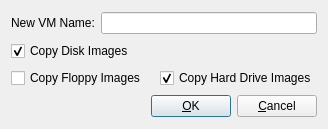
<ui version="4.0" >
 <author>Andrey Rijov</author>
 <class>Copy_VM_Window</class>
 <widget class="QDialog" name="Copy_VM_Window" >
  <property name="geometry" >
   <rect>
    <x>0</x>
    <y>0</y>
    <width>328</width>
    <height>129</height>
   </rect>
  </property>
  <property name="windowTitle" >
   <string>Copy VM</string>
  </property>
  <layout class="QGridLayout" name="gridLayout" >
   <item row="0" column="0" >
    <widget class="QLabel" name="Label_Name" >
     <property name="text" >
      <string>New VM Name:</string>
     </property>
     <property name="buddy" >
      <cstring>Edit_New_VM_Name</cstring>
     </property>
    </widget>
   </item>
   <item row="0" column="1" colspan="2" >
    <widget class="QLineEdit" name="Edit_New_VM_Name" />
   </item>
   <item row="1" column="0" colspan="2" >
    <widget class="QCheckBox" name="CH_Copy_Disk_Images" >
     <property name="text" >
      <string>Copy Disk Images</string>
     </property>
     <property name="checked" >
      <bool>true</bool>
     </property>
    </widget>
   </item>
   <item row="2" column="0" colspan="2" >
    <widget class="QCheckBox" name="CH_Copy_Floppy" >
     <property name="text" >
      <string>Copy Floppy Images</string>
     </property>
    </widget>
   </item>
   <item row="2" column="2" >
    <widget class="QCheckBox" name="CH_Copy_Hard_Drive" >
     <property name="text" >
      <string>Copy Hard Drive Images</string>
     </property>
     <property name="checked" >
      <bool>true</bool>
     </property>
    </widget>
   </item>
   <item row="3" column="0" colspan="3" >
    <layout class="QHBoxLayout" name="horizontalLayout" >
     <item>
      <spacer name="horizontalSpacer" >
       <property name="orientation" >
        <enum>Qt::Horizontal</enum>
       </property>
       <property name="sizeHint" stdset="0" >
        <size>
         <width>40</width>
         <height>20</height>
        </size>
       </property>
      </spacer>
     </item>
     <item>
      <widget class="QPushButton" name="Button_OK" >
       <property name="text" >
        <string>&amp;OK</string>
       </property>
      </widget>
     </item>
     <item>
      <widget class="QPushButton" name="Button_Cancel" >
       <property name="text" >
        <string>&amp;Cancel</string>
       </property>
      </widget>
     </item>
    </layout>
   </item>
  </layout>
 </widget>
 <tabstops>
  <tabstop>Edit_New_VM_Name</tabstop>
  <tabstop>CH_Copy_Disk_Images</tabstop>
  <tabstop>CH_Copy_Floppy</tabstop>
  <tabstop>CH_Copy_Hard_Drive</tabstop>
  <tabstop>Button_OK</tabstop>
  <tabstop>Button_Cancel</tabstop>
 </tabstops>
 <resources/>
 <connections>
  <connection>
   <sender>CH_Copy_Disk_Images</sender>
   <signal>toggled(bool)</signal>
   <receiver>CH_Copy_Floppy</receiver>
   <slot>setEnabled(bool)</slot>
   <hints>
    <hint type="sourcelabel" >
     <x>89</x>
     <y>45</y>
    </hint>
    <hint type="destinationlabel" >
     <x>82</x>
     <y>68</y>
    </hint>
   </hints>
  </connection>
  <connection>
   <sender>CH_Copy_Disk_Images</sender>
   <signal>toggled(bool)</signal>
   <receiver>CH_Copy_Hard_Drive</receiver>
   <slot>setEnabled(bool)</slot>
   <hints>
    <hint type="sourcelabel" >
     <x>155</x>
     <y>48</y>
    </hint>
    <hint type="destinationlabel" >
     <x>131</x>
     <y>95</y>
    </hint>
   </hints>
  </connection>
  <connection>
   <sender>Button_Cancel</sender>
   <signal>clicked()</signal>
   <receiver>Copy_VM_Window</receiver>
   <slot>reject()</slot>
   <hints>
    <hint type="sourcelabel" >
     <x>267</x>
     <y>123</y>
    </hint>
    <hint type="destinationlabel" >
     <x>290</x>
     <y>115</y>
    </hint>
   </hints>
  </connection>
 </connections>
</ui>
